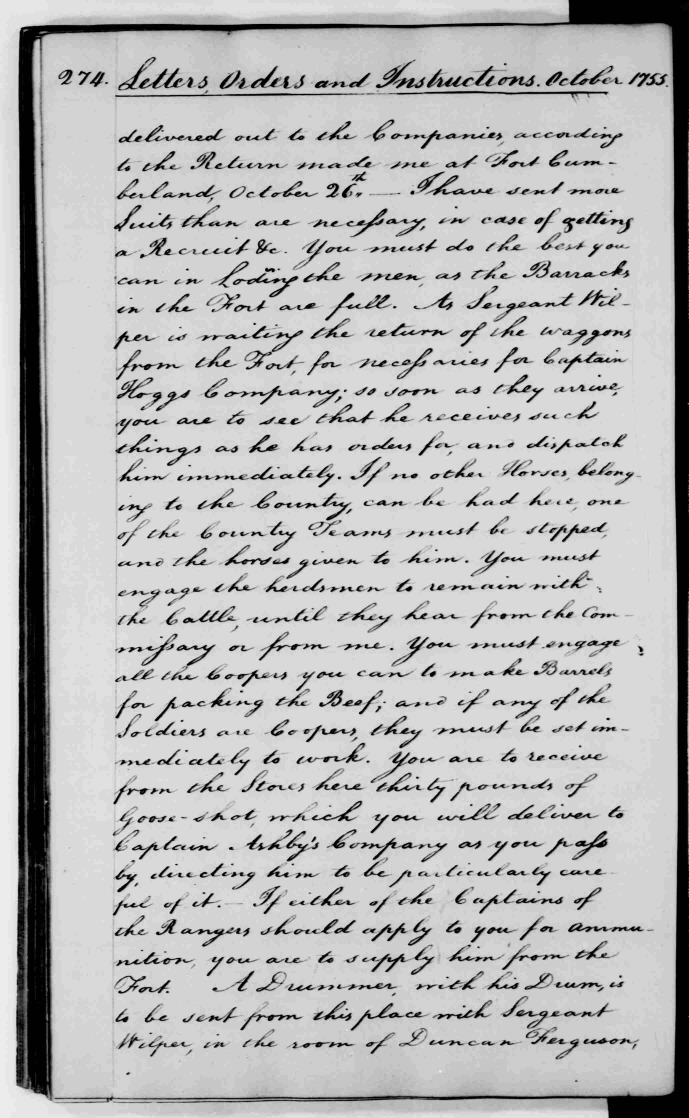
//> input picture GeorgeWashington/data/Corpus/274.jpg, 2065 x 3353 px, given in place of , which was not available (shown at 1/3 size)
$ ./imageLocalExtrema ../../../../GeorgeWashington/data/Corpus/274.jpg   (built with g++ and OpenCV 4)
//> lines starting //> are read from the running program, lines starting //| are printed output that depends on the picture; after the words box and inside, x2 and y2 are one past the last pixel; in counts of white or black regions, pixels touching at a corner belong together; pictures that were not available may be replaced by others from this repository, and a replacement may not be noted
// compile: g++ -o adjustParam adjustParam.cc   -lopencv_imgproc -lopencv_core -lopencv_highguiq

#include <iostream>
#include <fstream>
#include <stdio.h>
#include <stdlib.h>
#include <unistd.h>
#include <opencv2/opencv.hpp>

using namespace cv;
using namespace std;


class LocalMinima{

public:
  Mat img;
  int window;
  int kernel_size;
  int pTallMin;
  bool verbosity;
  //static const int max_thresh = 400;
  LocalMinima(String inFilename,int window,int pTallMin, int kernel_size, bool verbosity);
  void preprocessing(Mat & img);
  void getMinimaPoints();
  void getMinimaPoints(Mat & aux);
  void pintaPunts(Mat &);
  Mat pintaPuntsEnContorns(Mat & img_gray);
  void writeMinimaToFile(String inFileName);
private:
  vector<Point> selected_min;
  vector<Point> * purge(vector<Point> &points);
  bool exterior(Point p, bool isUp);
  void findMinInContours (vector<Point> & points);
};

//-----------------------------------------------------------
//-----------------------------------------------------------
// [22 lines left out: functions callback, usage, not called in this run]
//-----------------------------------------------------------
int main( int argc, char** argv ) {
  string inFileName,outFileName;

  int option, window=30, kernel_size=4 ;
  unsigned int pTallMin=20;
  bool verbosity=false;
  bool graphicalMode=false;

 if(argc == 1){
    usage(argv[0]);
    return -1;
  }
  while ((option=getopt(argc,argv,"h:i:o:t:w:k:gv"))!=-1)
    switch (option)  {
    case 'i':
      inFileName = optarg;
      break;
    case 'o':
      outFileName = optarg;
      break;
    case 't':
      pTallMin=atoi(optarg);
      break;
    case 'w':
      window=atoi(optarg);
      break;
    case 'k':
      kernel_size=atoi(optarg);
      if (kernel_size < 2) kernel_size=2;
      break;
    case 'g':
      graphicalMode=true;
      break;
    case 'v':
      verbosity=true;
      break;
    case 'h':
    default:
      usage(argv[0]);
      exit(1);
    }

  LocalMinima loc(inFileName, window, pTallMin, kernel_size, verbosity);

  if (graphicalMode){

    const char* main_window = "Minima control";
    namedWindow(main_window, WINDOW_GUI_EXPANDED);
    resizeWindow(main_window, 1600,1200);

    createTrackbar("win context:", main_window, &(loc.window), 100, callback, &loc);
    createTrackbar( "Boud size context:", main_window, &(loc.pTallMin), 300, callback, &loc);
    createTrackbar( "Erosion kernel size:", main_window, &(loc.kernel_size), 100, callback,  &loc);
    setTrackbarPos( "Erosion kernel size:",main_window ,kernel_size );


    imshow(main_window, loc.img);

    const char ESC = (char)27;
    char k;
    do
      k=waitKey(0);
    while (k != ESC);

    //ara sobre la imatge original
    loc.preprocessing(loc.img);
    loc.getMinimaPoints();

    if (outFileName.size() > 0){
      loc.writeMinimaToFile(outFileName);
    }

    cout << "context_win = " << loc.window << " prunning size = " << loc.pTallMin << " kernel size = " << loc.kernel_size << endl;
  } else {
    // cout << "context_win = " << loc.window << " prunning size = " << loc.pTallMin << " kernel size = " << loc.kernel_size << endl;

     loc.preprocessing(loc.img);
     loc.getMinimaPoints();

     if (outFileName.size() == 0){
       // output files
       int pos = inFileName.find_last_of(".");
       string minFileName = inFileName.substr(0,pos)+".min";
       loc.writeMinimaToFile(minFileName);
     }else
       loc.writeMinimaToFile(outFileName);
  }

  return(0);
}


//-------------------------------------------------------------
LocalMinima::LocalMinima(String inFileName,int window=10,int pTallMin=30, int kernel_size=5, bool verbosity=false ){
//> called with inFileName = "", window = 30, pTallMin = 20, kernel_size = 4, verbosity = false
  this->window = window;
  this->pTallMin=pTallMin;
  this->kernel_size = kernel_size;
  this->verbosity = verbosity;

  img=imread( inFileName.c_str(), IMREAD_GRAYSCALE );
//> img is the input picture: 3353 rows x 2065 cols, CV_8UC1; min 0, max 255, mean 184.1
  if (!img.data) {
    cerr << "ERROR reading the image file "<< inFileName<< endl;
    exit(-1);
  }


  threshold(img, img, 0, 255, THRESH_BINARY | THRESH_OTSU);
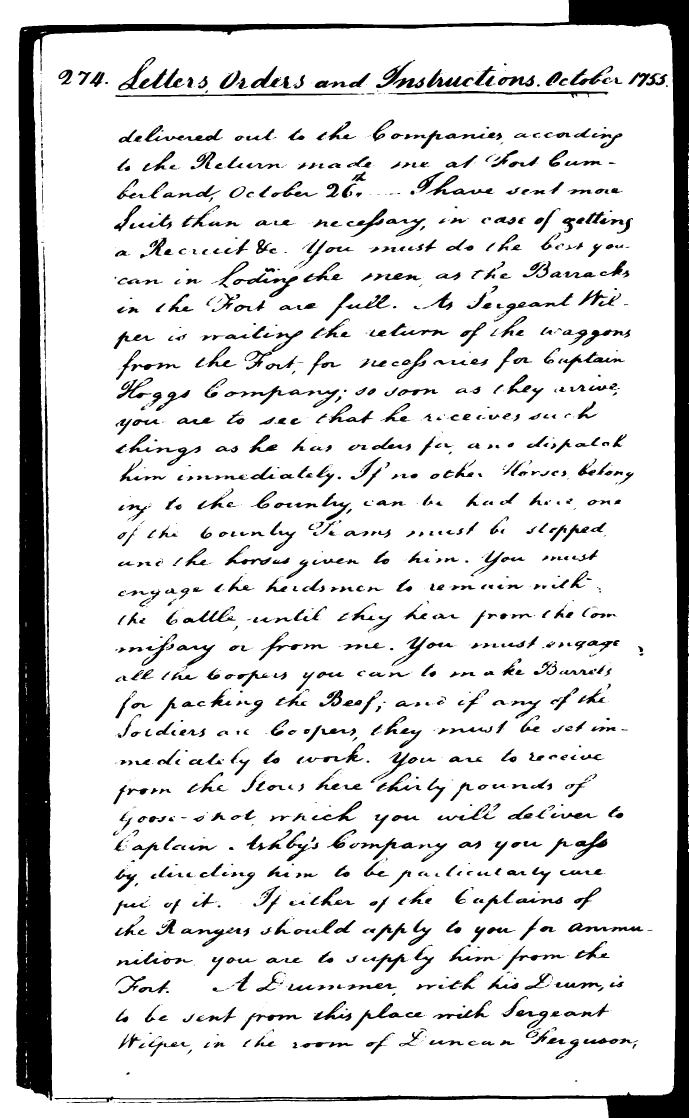
//> img: 3353 rows x 2065 cols, CV_8UC1 (shown at 1/3 size); 86.9% white; 1645 black regions (574 under 20 px), largest, box (x1, y1, x2, y2) and area: (48, 0, 2065, 3353) 452092, (1165, 273, 1825, 294) 3984, (346, 280, 1080, 291) 3450

  //dilatacio vertical
  Mat kernel_v = getStructuringElement( MORPH_RECT,  Size(3,1),  Point(1, 0 ) );
  erode(img, img, kernel_v);
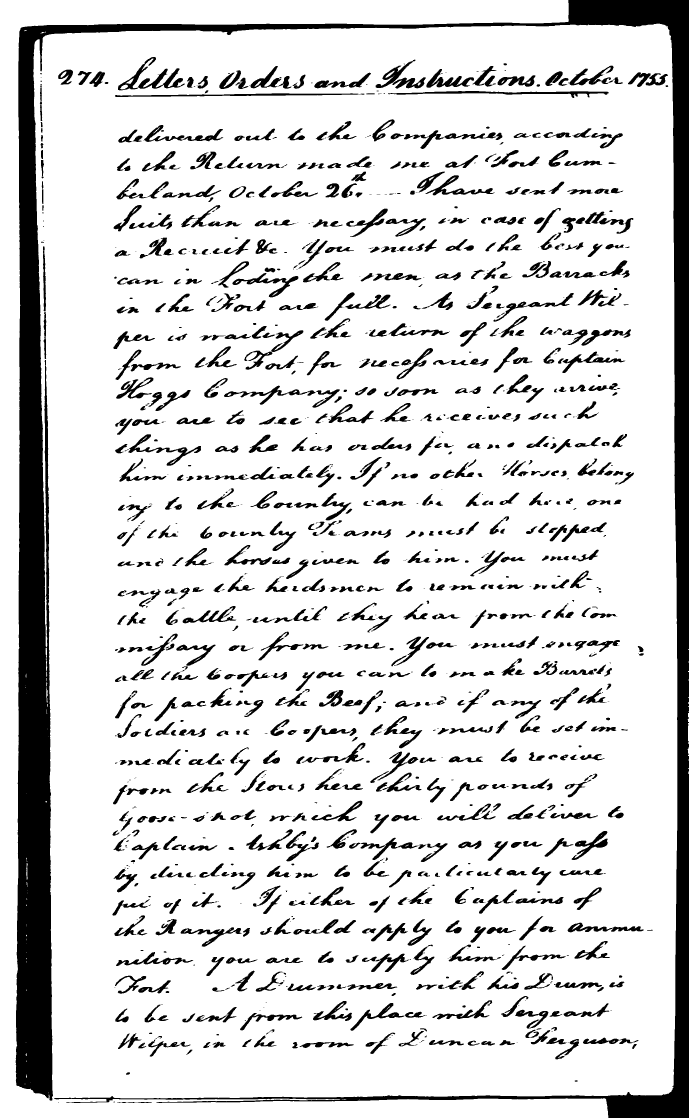
//> img: 3353 rows x 2065 cols, CV_8UC1 (shown at 1/3 size); 85.4% white; 1387 black regions (366 under 20 px), largest, box (x1, y1, x2, y2) and area: (47, 0, 2065, 3353) 466370, (1164, 273, 1826, 294) 4115, (672, 1157, 1019, 1223) 3986

 }

//-------------------------------------------------------------
void LocalMinima::preprocessing(Mat & img_gray){
  //threshold(img_gray, img_gray, 0, 255, CV_THRESH_BINARY | CV_THRESH_OTSU);
  if (kernel_size == 0)
    kernel_size=1;

  Mat kernel = getStructuringElement( MORPH_RECT,  Size(abs(kernel_size),1),  Point(abs(kernel_size/2),0 ) );

   dilate(img_gray, img_gray, kernel); //como la imagen está invertida, esto es una erosión
   //erode(img_gray,img_gray,kernel);

   GaussianBlur(img_gray, img_gray, Size( 5, 5 ),3,3);

   threshold(img_gray, img_gray, 0, 255, THRESH_BINARY | THRESH_OTSU);
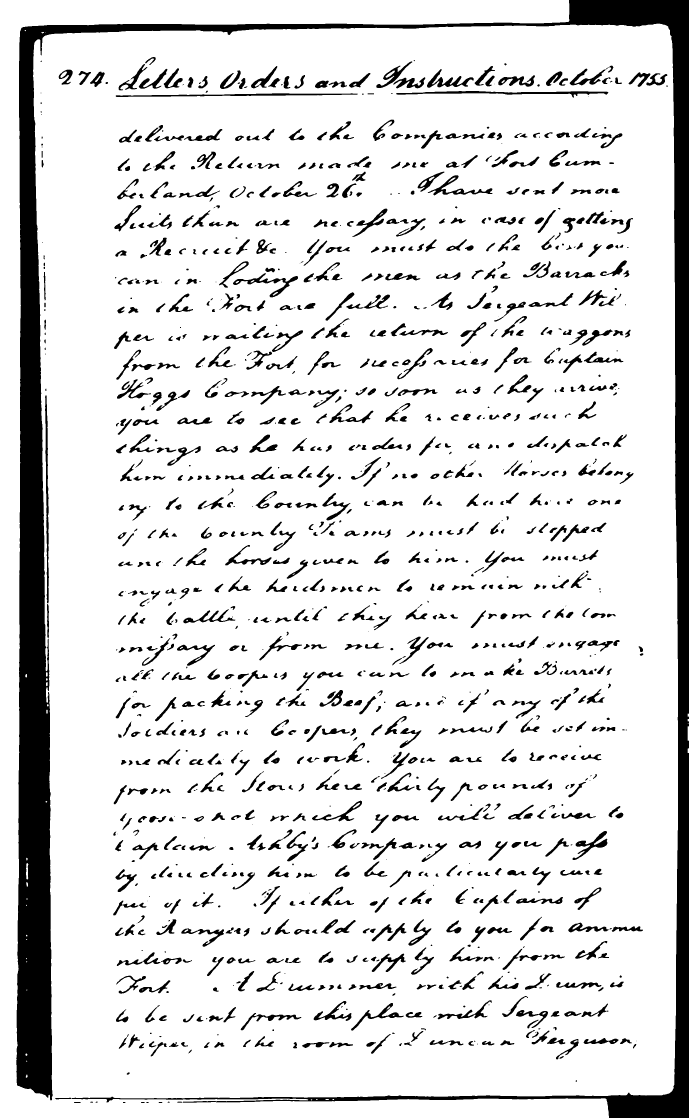
//> img_gray: 3353 rows x 2065 cols, CV_8UC1 (shown at 1/3 size); 87.4% white; 1349 black regions (181 under 20 px)

}
//-------------------------------------------------------------
void LocalMinima::getMinimaPoints(){
  Mat img_gray = img.clone();
  getMinimaPoints(img_gray);
}
//-------------------------------------------------------------
void LocalMinima::getMinimaPoints(Mat & img_aux){
  selected_min.clear();

  // obtain contours
  vector<vector<Point> > contours(0);
  vector<Vec4i> hierarchy(0);


  findContours(img_aux, contours, hierarchy, RETR_CCOMP, CHAIN_APPROX_NONE);
//> contours = 1557 contours, 221 with area under 20; largest, box (x1, y1, x2, y2) and area: (0, 0, 2034, 3353) 6468101, (1187, 272, 1826, 294) 4566, (346, 279, 1074, 292) 4184, (134, 1185, 148, 1811) 4082, (698, 818, 895, 893) 3058


  for (unsigned int c=0; c < contours.size(); c++)
    if (contours[c].size() > pTallMin && hierarchy[c][3] != -1  )  //hierarchy[c][3] != -1 -> no parents
      findMinInContours (contours[c]);
//> after the loop, contours = 1557 contours, 517 with area under 20; largest, box (x1, y1, x2, y2) and area: (0, 0, 2034, 3353) 6468101, (721, 3038, 905, 3092) 2834, (1052, 3008, 1212, 3093) 2774, (935, 2401, 1087, 2465) 2464, (1312, 3000, 1476, 3059) 1961


  if (verbosity){
    Mat image(img_aux.size(),CV_8U,cv::Scalar(255));
    for (unsigned int c=0; c < contours.size(); c++){
      vector<Point> * purged = purge(contours[c]);
      for (unsigned int c=0; c < purged->size(); c++){
    	image.at<uchar>((*purged)[c].y, (*purged)[c].x)=0;
      }
    }

    // for (unsigned int c=0; c < selected_min.size(); c++){
    //         image.at<uchar>(selected_min[c].y, selected_min[c].x)=0;
    // }


    imwrite("contours.jpg", image);
  }

}
//-----------------------------------------------------------
void LocalMinima::findMinInContours (vector<Point> & points){


  vector<Point> * purged = purge(points);

  for ( int p=0; p<purged->size(); p++ ) {
    bool  min=true, context=false;

     for (int j = 0; j < purged->size(); j++)
      if (abs((*purged)[j].x - (*purged)[p].x) <= window/2 && abs((*purged)[j].y - (*purged)[p].y) <= window){
  	  context=true;
  	  if ((*purged)[j].y > (*purged)[p].y){
  	    min=false;
	    break;
	  }
  	}


    if (context && min) // && contPuntsDinsWin>=MinNumPuntsInWin)
       if(exterior((*purged)[p], false))
  	 selected_min.push_back((*purged)[p]);

  }

  delete(purged);

}


//-----------------------------------------------------------


//per al sort
bool compare_pointsX(Point a, Point b){
  return a.x < b.x;
}
//-----------------------------------------------------------
vector<Point> * LocalMinima::purge(vector<Point> &points){

  vector<Point>::iterator it = points.begin();
  //llevem duplicats
   std::sort(points.begin(), points.end(), compare_pointsX);
   it = points.begin();
   while(it != points.end()){
     if ((*it).y == (*(it+1)).y && (*it).x == (*(it+1)).x) {
      points.erase(it);
    }else{
      it++;
    }
  }

  //creem un multimap per trobar tots el punts amb una 'y' determinada
  multimap<int,int> map;
  it = points.begin();

  int y_max=0, y_min=INT_MAX;
  while(it != points.end()){
    map.insert (pair<int,int>((*it).y, (*it).x));
    if ((*it).y > y_max) y_max=(*it).y;
    if ((*it).y < y_min) y_min=(*it).y;
    it++;
  }


  vector<Point> * aDevolver = new vector<Point> ();

  //for (int row=0; row< image.rows; row++){
  for (int row=y_min; row<=y_max; row++){
    pair <multimap<int,int>::iterator, multimap<int,int>::iterator> ret;
    ret = map.equal_range(row);
    int numPoints=map.count(row);

    if (numPoints > 1){
      vector<Point> rep;

      //convertim ret (y iguals a row) a un vector (rep)
      for (multimap<int,int>::iterator it2=ret.first; it2!=ret.second; ++it2){
	rep.push_back(Point(it2->second, it2->first));
      }

      //cada altura (y) ordenat per columna (x)
      std::sort(rep.begin(), rep.end(), compare_pointsX);

      //punts consecutius a la mateixa altura -> deixem el del mig
      it = rep.begin();
      int contPoints=0;
      while(contPoints < numPoints){
	int cont =1;
	while (cont <= numPoints && (*(it+cont-1)).x == (*(it+cont)).x-1){
	  cont++;
	  contPoints++;
	}
	//seleccionats.insert (Point((*it).x + (cont)/2,(*it).y));
	aDevolver->push_back(Point((*it).x + (cont)/2,(*it).y));

	if (cont == 1)
	  it++;
	else
	  it+=(cont);

	contPoints++;
      }
    } else if ( numPoints == 1){
      aDevolver->push_back(Point(ret.first->second, row));
    }
  }

  return aDevolver;
}

//-----------------------------------------------------------
bool LocalMinima::exterior(Point p, bool isUp){
  float cont_down=0,cont_up=0;

  for (int y=p.y; y<img.rows && y<p.y+5; y++)
    cont_down+= img.at<uchar>(y,p.x);

  for (int y=p.y; y>0 && y>p.y-5; y--)
    cont_up+= img.at<uchar>(y,p.x);


  if (isUp) return cont_up > cont_down;
  else return cont_up < cont_down;


}

//-------------------------------------------------------------
// [32 lines left out: functions pintaPunts, pintaPuntsEnContorns, not called in this run]


//-------------------------------------------------------------
void LocalMinima::writeMinimaToFile(String outFileName){
//> called with outFileName = ".min"
  ofstream minFile;

  std::sort(selected_min.begin(), selected_min.end(), compare_pointsX);
  minFile.open(outFileName.c_str());

  if (!minFile){
    cerr << "Error creating "<< outFileName << endl;
    exit (-1);
  }

  // writing head min points file
  minFile << "# Number and class of extrema points" << endl;
  minFile << selected_min.size() << " ";
  minFile << "Min" << endl;
  minFile << "# Points" << endl;

  // writing min points
  sort(selected_min.begin(), selected_min.end(), compare_pointsX);
  for(unsigned int i=0;i<selected_min.size();i++)
    minFile << selected_min[i].x << " " << selected_min[i].y << endl;

  // clossing files
  minFile.close();
}

$ run again, on GeorgeWashington/data/Corpus/275.jpg
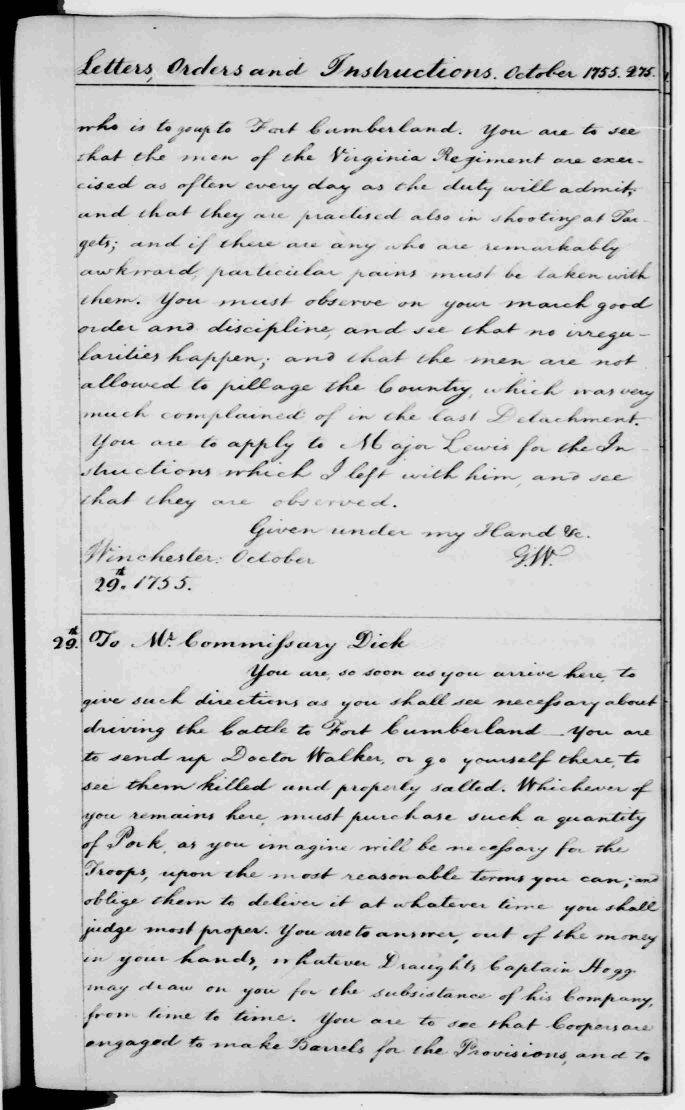
//> input picture GeorgeWashington/data/Corpus/275.jpg, 2053 x 3329 px, given in place of , which was not available (shown at 1/3 size)
//> in LocalMinima, img is the input picture: 3329 rows x 2053 cols, CV_8UC1; min 0, max 255, mean 199.6
//> in LocalMinima, `erode(img, img, kernel_v);`:
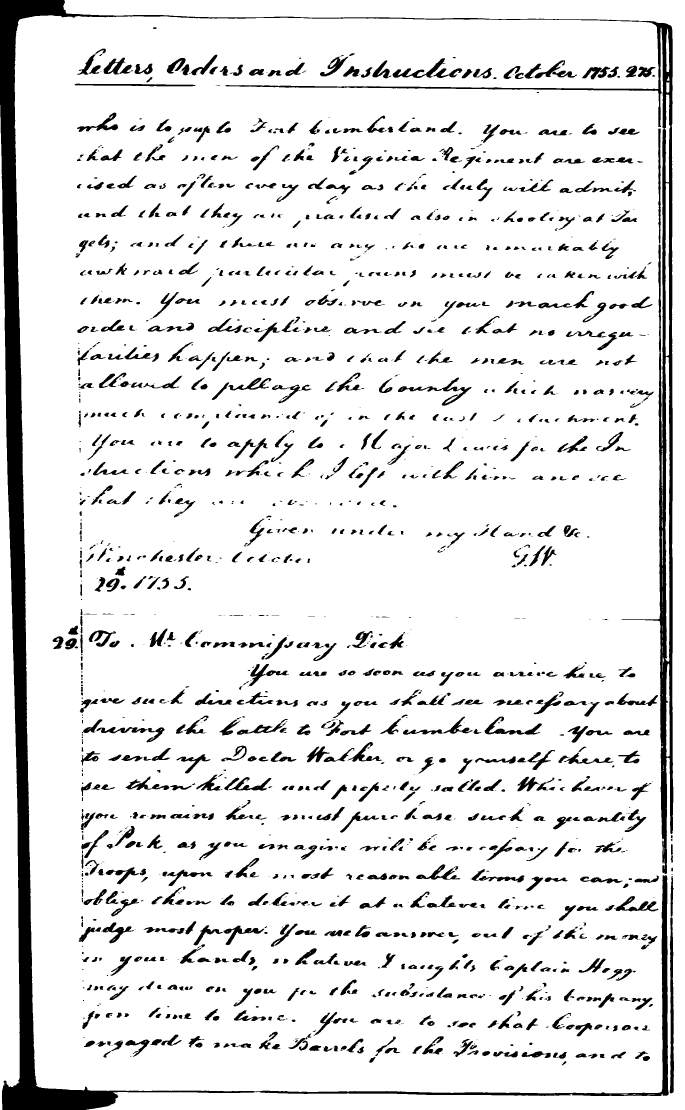
//> img: 3329 rows x 2053 cols, CV_8UC1 (shown at 1/3 size); 89.8% white; 1882 black regions (450 under 20 px), largest, box (x1, y1, x2, y2) and area: (0, 0, 2020, 3329) 244080, (767, 2626, 2006, 3288) 19153, (2009, 2752, 2022, 3280) 4565
//> in preprocessing, `threshold(img_gray, img_gray, 0, 255, THRESH_BINARY | THRESH_OTSU);`:
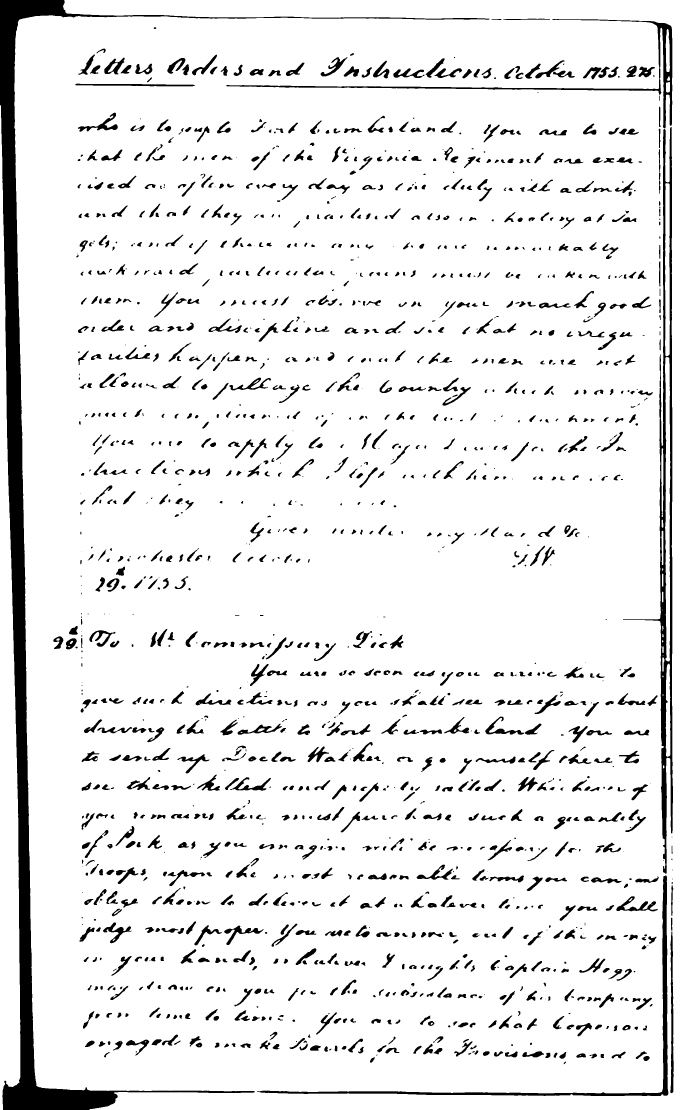
//> img_gray: 3329 rows x 2053 cols, CV_8UC1 (shown at 1/3 size); 91.7% white; 1655 black regions (224 under 20 px)
//> in getMinimaPoints, `findContours(img_aux, contours, hierarchy, RETR_CCOMP, CHAIN_APPROX_NO..`: contours = 1782 contours, 250 with area under 20; largest, box (x1, y1, x2, y2) and area: (43, 0, 2053, 3329) 6559724, (0, 315, 61, 3329) 101627, (1868, 380, 2020, 2622) 66082, (770, 2625, 2006, 3289) 19276, (678, 56, 2018, 386) 17720
//> after the loop in getMinimaPoints, `for (unsigned int c=0; c < contours.size(); c++)`: contours = 1782 contours, 765 with area under 20; largest, box (x1, y1, x2, y2) and area: (43, 0, 2053, 3329) 6559724, (0, 315, 61, 3329) 101627, (1868, 380, 2020, 2622) 50670, (1995, 1071, 2011, 1985) 10325, (1995, 549, 2010, 1069) 6211
